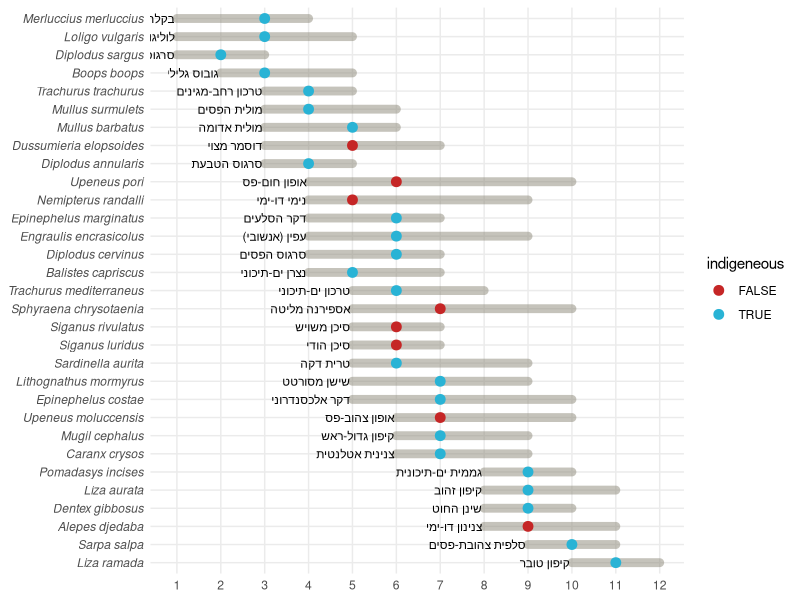
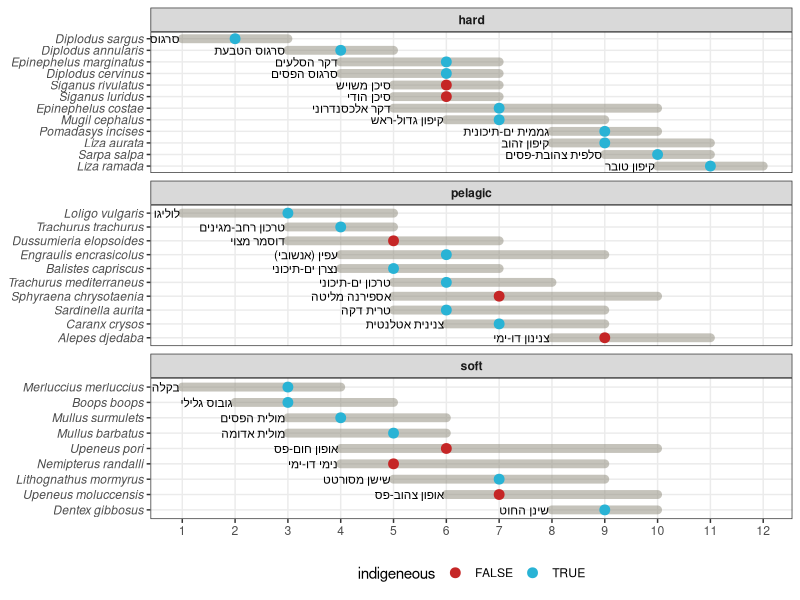
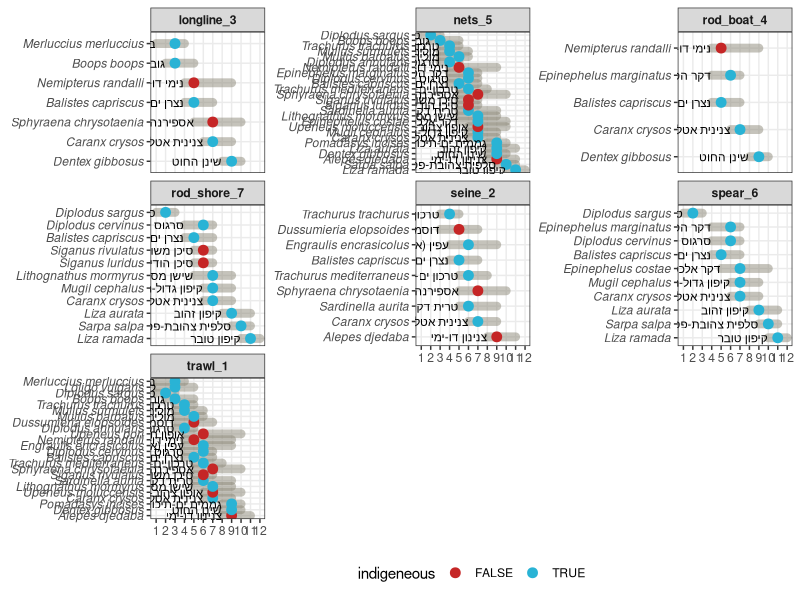

These charts were generated, in order, by the following R code:
library(lubridate)
library(tidyverse)

stern_table <- read_csv("SternTable.csv") %>% 
  mutate(indigeneous = case_when(species == "Scomber colias" ~ TRUE,
                                 TRUE ~ as.logical(indigeneous)))

stern_table %>% 
  filter(season_peak < season_end & season_peak > season_start) %>% 
  ggplot() +
  aes(x = season_start, y = reorder(species, -season_start)) + 
  geom_segment(aes(xend = season_end, yend = species), lineend = "round", lwd = 3, alpha = .5, col = "cornsilk4") + 
  geom_point(aes(x = season_peak, col = indigeneous), size = 3, shape = 19) + 
  geom_text(aes(x = season_start, label = heb_species), size = 3, nudge_x = -0.05, hjust = 1) +
  scale_colour_manual(values = c("#C52626", "#29B3D5", "#555758")) + 
  scale_x_continuous(breaks = c(1:12)) + 
  theme_minimal() + theme(axis.text.y = element_text(face = "italic"), 
                          axis.title = element_blank(),
                          panel.grid.minor = element_blank())

# Are species from the same habitat have the same seasons?
stern_table %>% 
  filter(season_peak < season_end & season_peak > season_start) %>% 
  ggplot() +
  aes(x = season_start, y = reorder(species, -season_start)) + 
  geom_segment(aes(xend = season_end, yend = species), lineend = "round", lwd = 3, alpha = .5, col = "cornsilk4") + 
  geom_point(aes(x = season_peak, col = indigeneous), size = 3, shape = 19) + 
  geom_text(aes(x = season_start, label = heb_species), size = 3, nudge_x = -0.05, hjust = 1) +
  scale_colour_manual(values = c("#C52626", "#29B3D5", "#555758")) + 
  scale_x_continuous(breaks = c(1:12)) + 
  facet_wrap(~habitat, scales = "free_y", ncol = 1) + 
  theme_bw() +
  theme(
    axis.text.y = element_text(face = "italic"), 
    axis.title = element_blank(),
    panel.grid.minor = element_blank(),
    strip.text = element_text(face = "bold"),
    legend.position = "bottom"
  )


# Species caught in the same methods have similar seasonality?
stern_table %>% 
  mutate(ID = row_number()) %>% 
  pivot_longer(cols = c(starts_with("fishing")), names_to = "var")  %>% 
  filter(value == TRUE) %>% 
  mutate(fishing = str_remove(var, "fishing_")) %>% 
  filter(season_peak < season_end & season_peak > season_start) %>% 
  ggplot() +
  aes(x = season_start, y = reorder(species, -season_start)) + 
  geom_segment(aes(xend = season_end, yend = species), lineend = "round", lwd = 3, alpha = .5, col = "cornsilk4") + 
  geom_point(aes(x = season_peak, col = indigeneous), size = 3, shape = 19) + 
  scale_colour_manual(values = c("#C52626", "#29B3D5", "#555758")) + 
  geom_text(aes(x = season_start, label = heb_species), size = 3, nudge_x = -0.05, hjust = 1) +
  scale_x_continuous(breaks = c(1:12)) + 
  facet_wrap(~fishing, scales = "free_y") + 
  theme_bw() +
  theme(
    axis.text.y = element_text(face = "italic"), 
    axis.title = element_blank(),
    panel.grid.minor = element_blank(),
    strip.text = element_text(face = "bold"),
    legend.position = "bottom"
  )